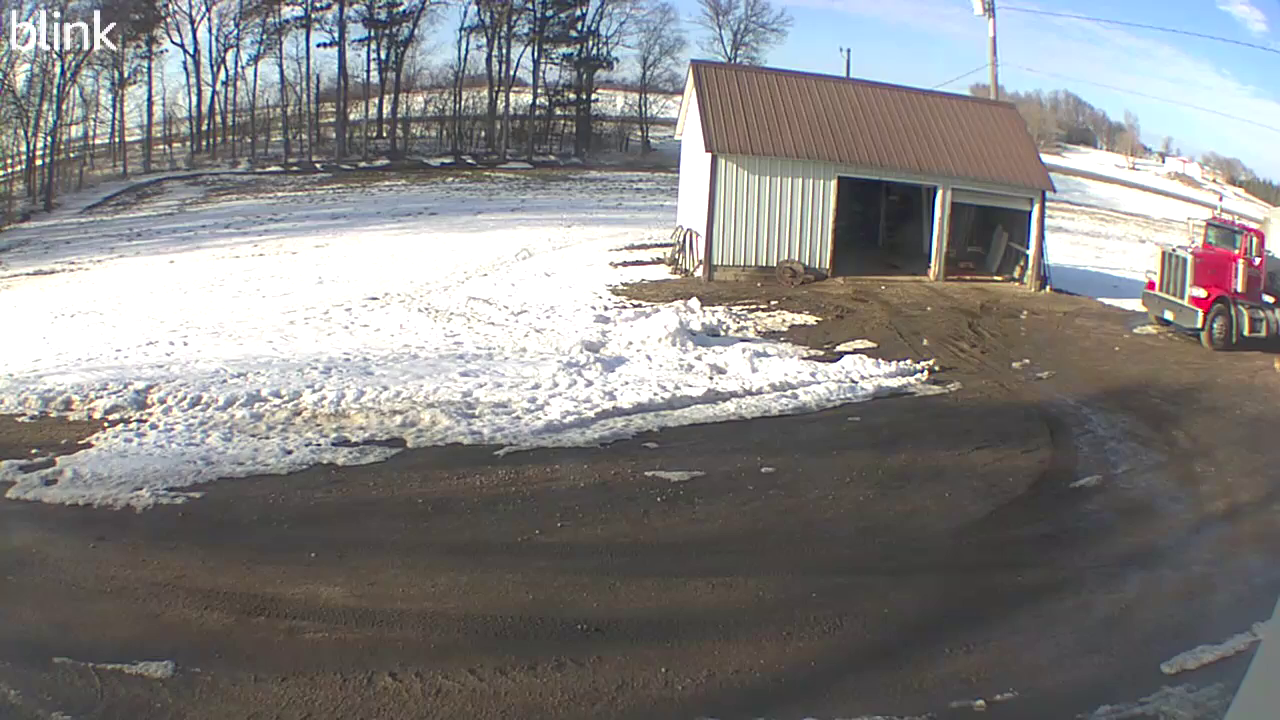
#> input picture frame 45 of Video/videoTest.mp4, 1280 x 720 px
$ python DeteccionSegmentacion.py
#> lines starting #> are read from the running program, lines starting #| are printed output that depends on the picture; after the words box and inside, x2 and y2 are one past the last pixel; in counts of white or black regions, pixels touching at a corner belong together
import cv2
import numpy as np

VIDEO_PATH = "video/videoTest.mp4"
cap = cv2.VideoCapture(VIDEO_PATH)

if not cap.isOpened():
    print("Error: no se pudo abrir el video.")
    exit()

FPS = cap.get(cv2.CAP_PROP_FPS)

# Sustraemos el fondo utilizando MOG2
back_sub = cv2.createBackgroundSubtractorMOG2(
    history=200,
    varThreshold=50,
    detectShadows=False
)

# Matriz para poder hacer las operaciones morfológicas
kernel = np.ones((5, 5), np.uint8)

AREA_MINIMA = 500

historial_centroides = []

# Definimos vistas para tener un mejor control sobre los diferentes procesos que hemos hecho
VISTAS = [
    "1. Original",
    "2. Escala de grises",
    "3. Mascara cruda",
    "4. Erosion",
    "5. Dilatacion",
    "6. Apertura",
    "7. Cierre",
    "8. Mascara limpia",
    "9. Contornos detectados",
    "10. Centroide y trayectoria",
]
vista_actual = 0

cv2.namedWindow("Segmentacion", cv2.WINDOW_NORMAL)
cv2.resizeWindow("Segmentacion", 1280, 720)

while True:
    ret, frame = cap.read()
#> frame is the input picture: shape (720, 1280, 3); mean B, G, R 131.2, 131.6, 132.6
    if not ret:
        cap.set(cv2.CAP_PROP_POS_FRAMES, 0)
        back_sub = cv2.createBackgroundSubtractorMOG2(
            history=200, varThreshold=50, detectShadows=False
        )
        historial_centroides.clear()
        continue

    frame_actual = cap.get(cv2.CAP_PROP_POS_FRAMES)
    segundo_actual = frame_actual / FPS

    # Escala de grises
    gray = cv2.cvtColor(frame, cv2.COLOR_BGR2GRAY)
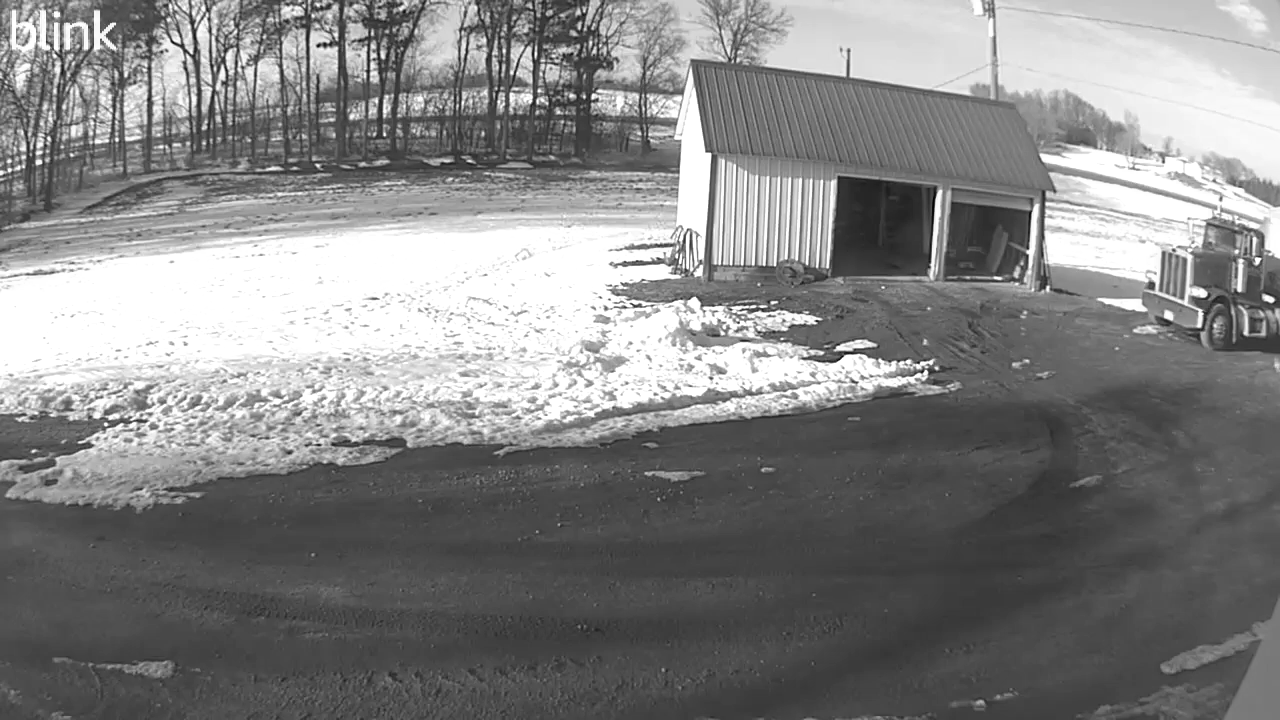
#> gray: shape (720, 1280); min 2, max 255, mean 131.9

    # Sustracciónde fondo
    mask = back_sub.apply(gray)
#> mask: shape (720, 1280); every value is 255

    # Operaciones morfológicas que nos piden
    erosion     = cv2.erode(mask, kernel, iterations=1)
    dilatacion  = cv2.dilate(mask, kernel, iterations=1)
    apertura    = cv2.morphologyEx(mask, cv2.MORPH_OPEN,  kernel)
    cierre      = cv2.morphologyEx(mask, cv2.MORPH_CLOSE, kernel)
    mask_limpia = cv2.morphologyEx(apertura, cv2.MORPH_CLOSE, kernel)

    # Contornos del vehículo
    contornos, _ = cv2.findContours(mask_limpia, cv2.RETR_EXTERNAL, cv2.CHAIN_APPROX_SIMPLE)
#> contornos = [[[0, 0], [0, 719], [1279, 719], [1279, 0]]]

    contorno_vehiculo = None
    if contornos:
        contorno_mas_grande = max(contornos, key=cv2.contourArea)
#> contorno_mas_grande = [[0, 0], [0, 719], [1279, 719], [1279, 0]]
        if cv2.contourArea(contorno_mas_grande) > AREA_MINIMA:
            contorno_vehiculo = contorno_mas_grande
#> contorno_vehiculo = [[0, 0], [0, 719], [1279, 719], [1279, 0]]

    # Calculamos centroide con momentos
    cx, cy = None, None
    if contorno_vehiculo is not None:
        M = cv2.moments(contorno_vehiculo)
#> M = moments, m00 919601, centre m10/m00, m01/m00 = (639.5, 359.5)
        if M["m00"] != 0:  # evitar división por cero
            cx = int(M["m10"] / M["m00"])
#> cx = 639
            cy = int(M["m01"] / M["m00"])
#> cy = 359
            historial_centroides.append((cx, cy))

    # Dibujamos el contorno y lo delimitamos
    frame_contornos = frame.copy()
    if contorno_vehiculo is not None:
        cv2.drawContours(frame_contornos, [contorno_vehiculo], -1, (0, 255, 0), 2)
        x, y, w, h = cv2.boundingRect(contorno_vehiculo)
#> x = 0; y = 0; w = 1280; h = 720
        cv2.rectangle(frame_contornos, (x, y), (x + w, y + h), (255, 0, 0), 2)
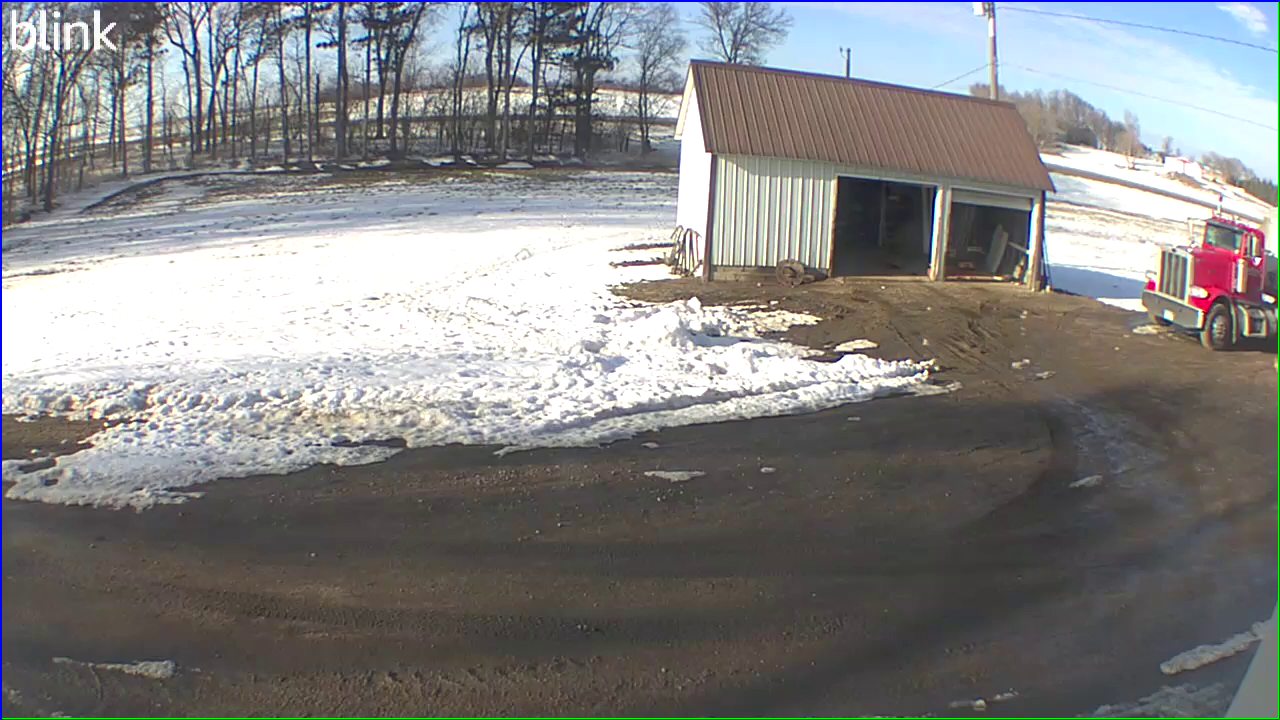
#> frame_contornos: shape (720, 1280, 3); mean B, G, R 131.7, 131.1, 131.6

    # Dibujamos la trayectoria y el centroide
    frame_centroide = frame.copy()
    for i in range(1, len(historial_centroides)):
        cv2.line(frame_centroide,
                 historial_centroides[i - 1],
                 historial_centroides[i],
                 (0, 255, 255), 2)  # línea amarilla
#> this loop made 0 passes

    if cx is not None and cy is not None:
        cv2.circle(frame_centroide, (cx, cy), 6, (0, 0, 255), -1)   # punto rojo
#> frame_centroide: shape (720, 1280, 3); 0.01% of pixels changed, all inside (x1, y1, x2, y2) = (633, 353, 646, 366)
        cv2.putText(frame_centroide, f"({cx}, {cy})",
                    (cx + 10, cy - 10),
                    cv2.FONT_HERSHEY_SIMPLEX, 0.6, (0, 0, 255), 2)
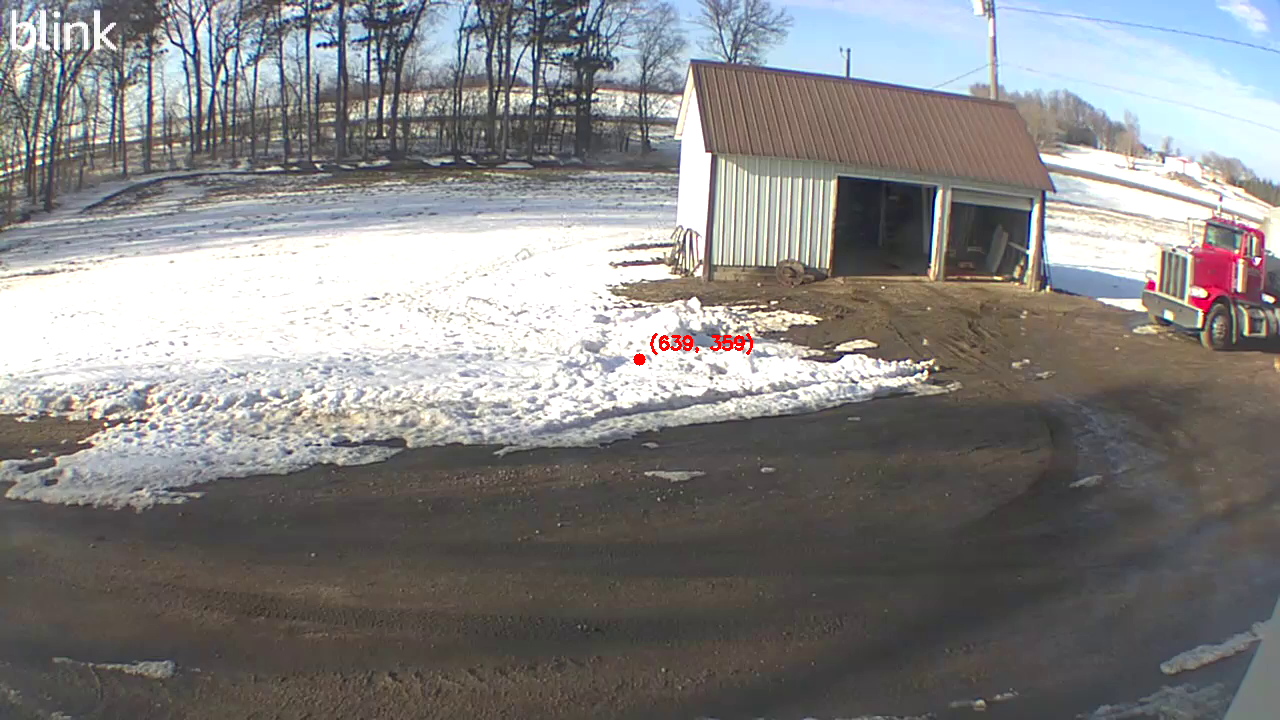
#> frame_centroide: shape (720, 1280, 3); mean B, G, R 131, 131.4, 132.7

    # Seleccionar display
    if vista_actual == 0:
        display = frame.copy()
    elif vista_actual == 1:
        display = cv2.cvtColor(gray, cv2.COLOR_GRAY2BGR)
    elif vista_actual == 2:
        display = cv2.cvtColor(mask, cv2.COLOR_GRAY2BGR)
    elif vista_actual == 3:
        display = cv2.cvtColor(erosion, cv2.COLOR_GRAY2BGR)
    elif vista_actual == 4:
        display = cv2.cvtColor(dilatacion, cv2.COLOR_GRAY2BGR)
    elif vista_actual == 5:
        display = cv2.cvtColor(apertura, cv2.COLOR_GRAY2BGR)
    elif vista_actual == 6:
        display = cv2.cvtColor(cierre, cv2.COLOR_GRAY2BGR)
    elif vista_actual == 7:
        display = cv2.cvtColor(mask_limpia, cv2.COLOR_GRAY2BGR)
    elif vista_actual == 8:
        display = frame_contornos
    elif vista_actual == 9:
        display = frame_centroide

    # HUD
    cv2.putText(display, VISTAS[vista_actual], (20, 40),
                cv2.FONT_HERSHEY_SIMPLEX, 1.2, (0, 255, 0), 2)
    cv2.putText(display, f"Tiempo: {segundo_actual:.2f} s", (20, 80),
                cv2.FONT_HERSHEY_SIMPLEX, 0.8, (0, 255, 255), 2)
    cv2.putText(display, "[a] Anterior   [d] Siguiente   [q] Salir",
                (20, display.shape[0] - 20),
                cv2.FONT_HERSHEY_SIMPLEX, 0.6, (200, 200, 200), 1)
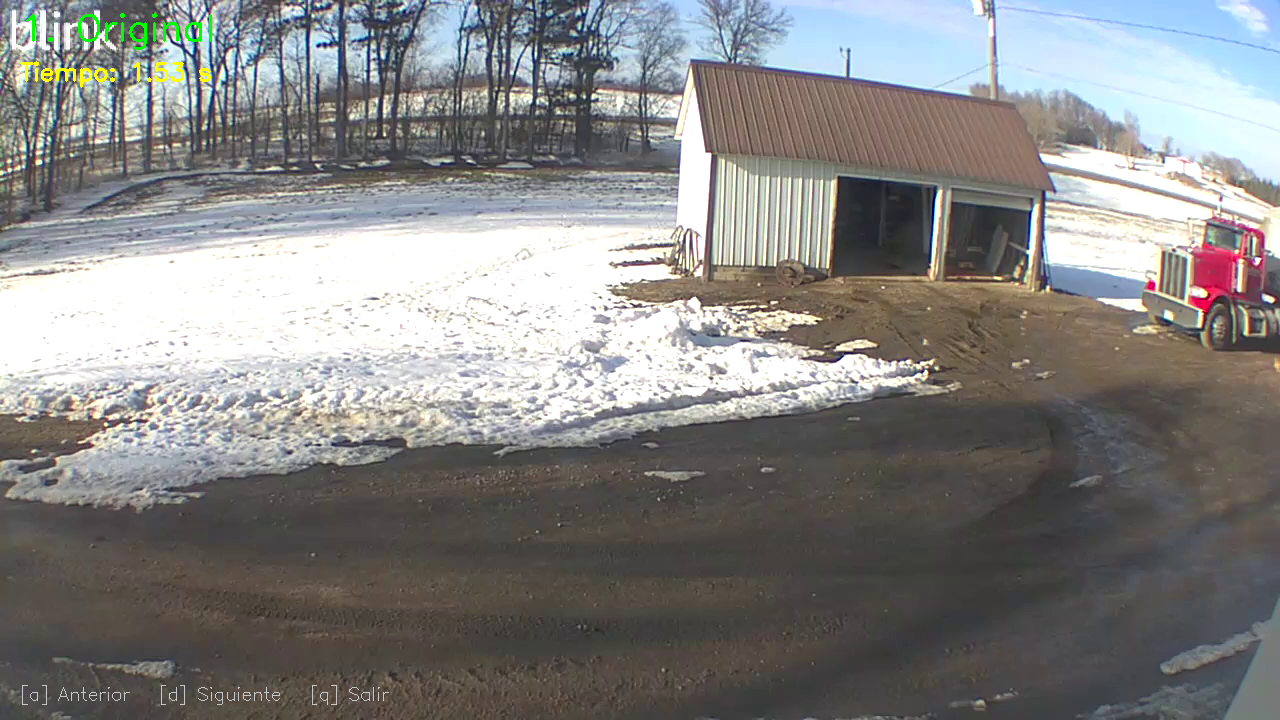
#> display: shape (720, 1280, 3); mean B, G, R 130.9, 132, 132.6

    cv2.imshow("Segmentacion", display)

    key = cv2.waitKey(30) & 0xFF
#> (key q is pressed here)

    if key == ord('q'):
        break
    elif key == ord('a'):
        vista_actual = (vista_actual - 1) % len(VISTAS)
        cap.set(cv2.CAP_PROP_POS_FRAMES, 0)
        back_sub = cv2.createBackgroundSubtractorMOG2(
            history=200, varThreshold=50, detectShadows=False
        )
        historial_centroides.clear()
    elif key == ord('d'):
        vista_actual = (vista_actual + 1) % len(VISTAS)
        cap.set(cv2.CAP_PROP_POS_FRAMES, 0)
        back_sub = cv2.createBackgroundSubtractorMOG2(
            history=200, varThreshold=50, detectShadows=False
        )
        historial_centroides.clear()

    if cv2.getWindowProperty("Segmentacion", cv2.WND_PROP_VISIBLE) < 1:
        break

cap.release()
cv2.destroyAllWindows()
